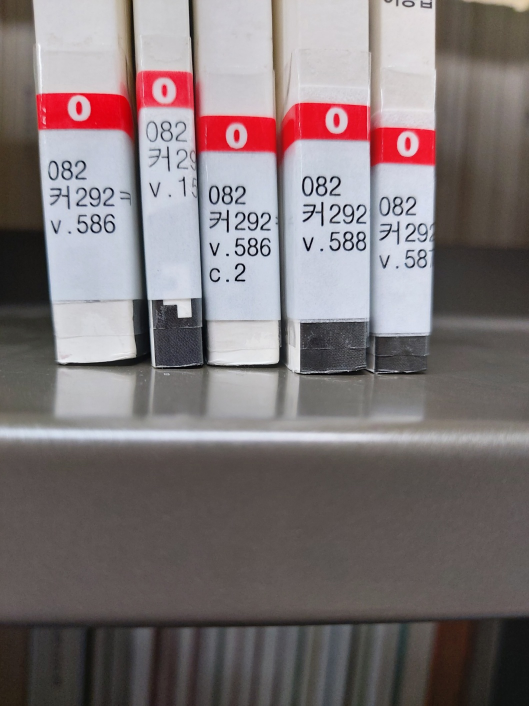
#> input picture The book opencv/Test_1/Label.jpg, 1058 x 1411 px (shown at 1/2 size)
$ python 'The book_2.py'
#> lines starting #> are read from the running program, lines starting #| are printed output that depends on the picture; after the words box and inside, x2 and y2 are one past the last pixel; in counts of white or black regions, pixels touching at a corner belong together
import sys
import numpy as np
import cv2
import pytesseract


def reorderPts(pts):
    idx = np.lexsort((pts[:, 1], pts[:, 0]))  # 칼럼0 -> 칼럼1 순으로 정렬한 인덱스를 반환
    pts = pts[idx]  # x좌표로 정렬

    if pts[0, 1] > pts[1, 1]:
        pts[[0, 1]] = pts[[1, 0]]

    if pts[2, 1] < pts[3, 1]:
        pts[[2, 3]] = pts[[3, 2]]

    return pts


# 영상 불러오기
filename = 'Label.jpg'

if len(sys.argv) > 1:
    filename = sys.argv[1]

src = cv2.imread(filename)
#> src is the input picture: shape (1411, 1058, 3); mean B, G, R 118.8, 117.3, 126.9

if src is None:
    print('Image load failed!')
    sys.exit()

# 출력 영상 설정
dw, dh = 800, 420
srcQuad = np.array([[0, 0], [0, 0], [0, 0], [0, 0]], np.float32)
dstQuad = np.array([[0, 0], [0, dh], [dw, dh], [dw, 0]], np.float32)
dst = np.zeros((dh, dw), np.uint8)

# 입력 영상 전처리
src_gray = cv2.cvtColor(src, cv2.COLOR_BGR2GRAY)
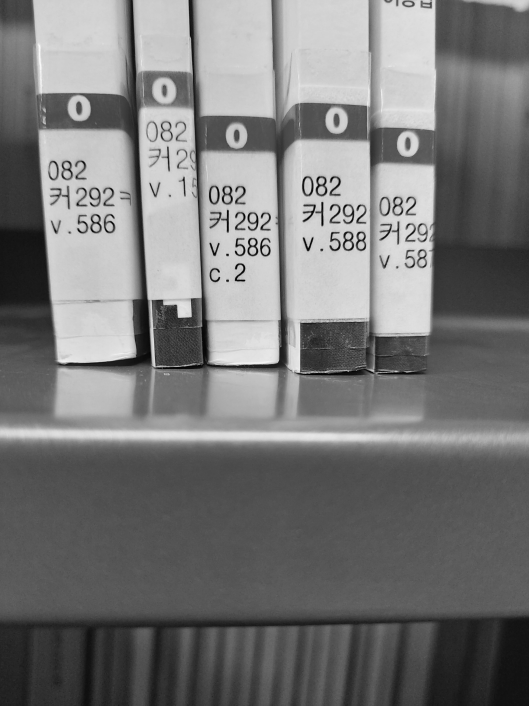
#> src_gray: shape (1411, 1058) (shown at 1/2 size); min 0, max 254, mean 120.3
th, src_bin = cv2.threshold(src_gray, 0, 255, cv2.THRESH_BINARY | cv2.THRESH_OTSU)
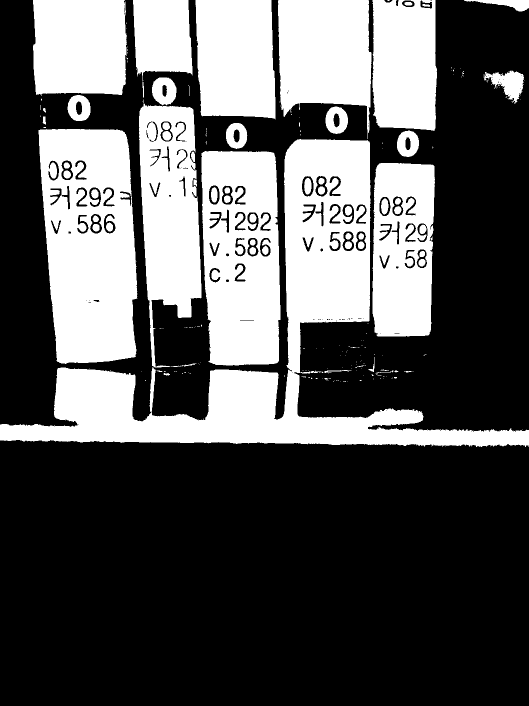
#> src_bin: shape (1411, 1058) (shown at 1/2 size); 34.9% white; 234 white regions (167 under 20 px)
#> th = 138

# 외곽선 검출 및 라벨 검출
contours, _ = cv2.findContours(src_bin, cv2.RETR_EXTERNAL, cv2.CHAIN_APPROX_NONE)
#> contours = 203 contours, 176 with area under 20; largest, box (x1, y1, x2, y2) and area: (0, 278, 1058, 894) 139797, (77, 258, 275, 728) 79084, (403, 302, 561, 731) 62002, (278, 207, 403, 735) 43638, (745, 326, 870, 673) 40062

for pts in contours:
    # 너무 작은 객체는 제외
    if cv2.contourArea(pts) < 1000:
        continue

    # 외곽선 근사화
    approx = cv2.approxPolyDP(pts, cv2.arcLength(pts, True)*0.02, True)

    # 컨벡스가 아니면 제외
    if not cv2.isContourConvex(approx) or len(approx) != 4:
        continue

    print(len(approx))

    cv2.polylines(src, [approx], True, (0, 255, 0), 2, cv2.LINE_AA)
    srcQuad = reorderPts(approx.reshape(4, 2).astype(np.float32))

    pers = cv2.getPerspectiveTransform(srcQuad, dstQuad)
    dst = cv2.warpPerspective(src, pers, (dw, dh), flags=cv2.INTER_CUBIC)

    dst_rgb = cv2.cvtColor(dst, cv2.COLOR_BGR2RGB)
#> (the run stopped early here; a loop or call above may not have finished)
